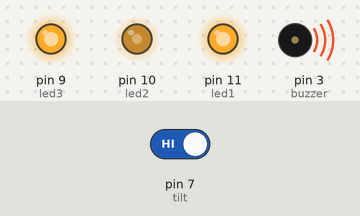
Bench run of a sketch on a simulated Arduino Uno, built with avr-gcc and run on an emulated ATmega328P. Parts: output pins drawn as LEDs (lit = HIGH), buzzer (waves = sounding, pin HIGH). Inputs (shaded band) come from the test bench; at power-on: pin 7 (tilt) HIGH.

Above: at 2.8 s.
2.9 s: pin 7 (tilt) driven LOW
At 4.2 s:
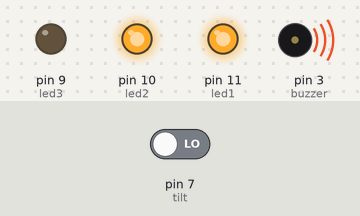
4.5 s: pin 7 (tilt) driven HIGH
At 5.3 s:
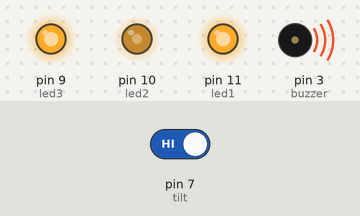
Timing chart, 0 to 7.5 s (numbered marks = the images above; inputs shaded):
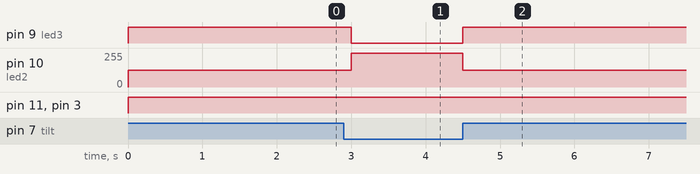

The sketch:

code.ino
```cpp
#define tilt 7
#define led1 11
#define led2 10
#define led3 9
#define buzzer 3

void setup(){
  pinMode(tilt,INPUT);
  digitalWrite(tilt,HIGH);
  pinMode(led1,OUTPUT);
  pinMode(led2,OUTPUT);
  pinMode(led3,OUTPUT);
  pinMode(buzzer,OUTPUT);
  Serial.begin(9600);
}
void setColour(int red_light_value, int green_light_value, int blue_light_value)
 {
  analogWrite(led1, red_light_value);
  analogWrite(led3, green_light_value);
  analogWrite(led2, blue_light_value);
}
void loop(){
  int tiltValue = digitalRead(tilt);
  if(tiltValue == HIGH){
    setColour(255,255,125);//RASPBERRY
    digitalWrite(buzzer, 500);
    delay(1000);
  }
  if(tiltValue == LOW){
    setColour(255,0,255);//MAGENTA
    digitalWrite(buzzer, 1500);
  }
}
```

Measured:
- after the input at 2.9 s, pin 9 (led3): HIGH → LOW after 0.10 s; pin 10 (led2): 125/255 → 255/255 after 0.10 s
- after the input at 4.5 s, pin 9 (led3): LOW → HIGH at once; pin 10 (led2): 255/255 → 125/255 at once
